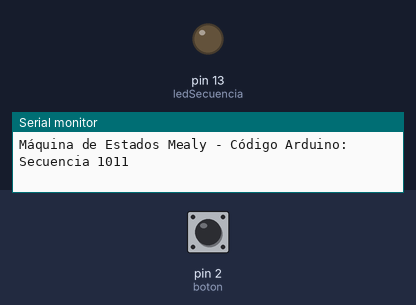
A sketch run on a simulated Arduino Uno, built with avr-gcc and run on an emulated ATmega328P. Shown: output pins drawn as LEDs (lit = HIGH), the last lines printed to the serial monitor. Dashed ring = blinking. The test bench sets the inputs (shaded band); at power-on: pin 2 (boton) LOW.

Above: at 1.2 s.
1.3 s: pin 2 (boton) pulled HIGH for 3.2 s
At 2.29 s:
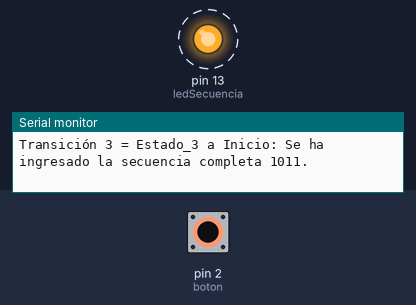
6.0 s: pin 2 (boton) pulled HIGH for 0.15 s
Timing chart, 0 to 9.0 s (numbered marks = the images above; inputs shaded):
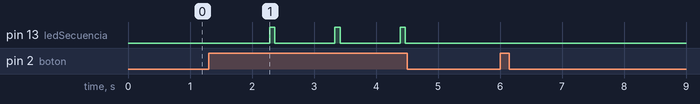

The sketch:

23_1_MaquinaDeEstadoMealy.ino
```cpp
/*23.1.-MAQUINA DE ESTADO FINITO TIPO MEALY: Las FSM (Finite State Machines) están conformadas de
entradas, transiciones y estados, donde cada estado tiene asignada una o varias salidas. Este tipo
de programación es excelente para detectar o ejecutar secuencias.
En la máquina de Mealy las salidas se producen en las transiciones entre estados, por lo que su
velocidad es demasiado rápida, eso es bueno cuando la secuencia ingresada es a través de medios
digitales, pero no cuando se ingresa manualmente.
El estado se refiere a un concepto abstracto que indica como una FSM reacciona automáticamente
a una secuencia de entradas según un flujo prestablecido. Donde un mismo sistema, si se
encuentra en diferente estado, podrá reaccionar de forma distinta a una misma entrada.*/
//DECLARACIÓN DE CONSTANTES:
/*#define: Instrucción utilizada para crear con una directiva una constante global en el programa de
Arduino siguiendo la sintaxis descrita a continuación:
  #define nombreConstante valorConstante*/
#define boton 2         //Botón que acciona la secuencia de la máquina de estados, conectado al pin 2.
#define ledSecuencia 13 //Led que indica cuando la secuencia se ha completado, conectado al pin 13.
//DECLARACIÓN DE VARIABLES:
int estadoPresente = 0;
int transicionEstado = 0;
/*unsigned long: Variable sin signo de 32 bits, puede abarcar números muy grandes de 0 a 4,294,967,295
y su principal uso es el de guardar el tiempo transcurrido durante la ejecución del programa, recopilado
por el metodo millis() posteriormente.*/
unsigned long tiempoFSM = 0;          //Guarda el tiempo transcurrido desde que se prendió el Arduino.
unsigned long tiempoDeEsperaFSM = 0;  //Variable que se actualiza para medir intervalos de tiempo.
int intervaloDuracionEstados = 500;   //Duración de un estado sin pasar automáticamente al otro = 2 s.
int delayAntirrebotes = 200;  //Tiempo de espera que el programa deja pasar como antirrebotes = 150 ms.


//CONFIGURACIÓN DE LOS PINES Y LA COMUNICACIÓN SERIAL:
void setup() {
  /*pinMode(): Método que indica cuales pines del Arduino son entradas y cuales son salidas:
      - primer parámetro: Indica el pin de Arduino que será asignado como salida o entrada.
      - segundo parámetro: Usa la instrucción OUTPUT para indicar que el pin es una salida o
        INPUT para indicar que el pin es una entrada.
  El número del pin que recibe este método como primer parámetro se puede declarar directamente
  como un número o se puede declarar al inicio del programa como una variable.*/
  pinMode(boton, INPUT);          //El botón del pin 2 es una entrada en configuración pull-down.
  /*Resistencia pull-down: Siempre está en nivel lógico bajo (0 lógico) y al ser presionada cambia a ser
  1 lógico.*/
  pinMode(ledSecuencia, OUTPUT);  //El led del pin 13 es una salida.
  /*Serial.begin(baudRate): Este método inicializa la comunicación serial entre la placa Arduino
  y la computadora, además de que configura su velocidad de transmisión dada en unidad de baudios
  (bit trasmitido por segundo) que recibe como su único parámetro:
      - En general, 9600 baudios es una velocidad de transmisión comúnmente utilizada y es
        compatible con la mayoría de los dispositivos y programas.
      - Sin embargo, si se necesita una transferencia de datos más rápida y el hardware/software
        lo admiten, se puede optar por velocidades más altas como 115200 o 57600 baudios.
  Es importante asegurarse de que la velocidad de transmisión especificada coincida con la
  velocidad de comunicación del otro dispositivo al que se conecta el Arduino. Si la velocidad de
  transmisión no coincide, los datos pueden no transmitirse o recibirse correctamente, además lo que
  sea que se quiera imprimir en consola, sin haber ejecutado este método no aparecerá.*/
  Serial.begin(9600);   //Comunicación serial de 9600 baudios, para recibir la secuencia 1011 del botón.
  /*Serial.println(): Método que escribe un mensaje en la consola serial de Arduino, a la cual se puede
  acceder en la esquina superior derecha donde se encuentra una lupa.*/
  Serial.println("Máquina de Estados Mealy - Código Arduino: Secuencia 1011");
}


//EJECUCIÓN DEL PROGRAMA EN UN BUCLE INFINITO: FSM tipo Mealy que identifica la secuencia 1011, la salida no se mantiene estática.
void loop() {
  /*Condicional else if: Con este condicional se evalúa la variable estadoPresente para describir la acción
  que se ejecuta en cada estado y sus transiciones a los siguientes.*/
  //MÁQUINA DE ESTADOS TIPO MEALY: Las salidas de la FSM se declaran en sus transiciones.
  if(estadoPresente == 0){        //Estado 0 = Inicio.
    /*TRANSICIONES DEL Estado de Inicio:*/
    /*Antirrebotes: El código de antirrebotes lo que hace es esperar cierto tiempo después de haber sido
    presionado un botón, para evitar censar falsos pulsos, ya que el botón mecánico rebota después de
    haber sido presionado.*/
    //DELAY ANTIRREBOTES DE 150 MS Y ACTUALIZACIÓN DEL INTERVALO DE TIEMPO PARA EL TEMPORIZADOR DEL ESTADO 1:
    /*millis(): Método que devuelve el tiempo transcurrido en milisegundos, empezando a contar desde que
    se enciende la placa Arduino y no deteniéndose hasta que esta se apague o llegue a su límite, que es
    el mismo dado por el tipo de dato unsigned long: De 0 a 4,294,967,295 milisegundos = 1,193.0464 horas
    49.7102 días = 49 días y 17 horas.
    La función se puede utilizar para detener el programa, sustituyendo al método delay(), la razón de
    ello es que el método delay() detiene completamente la ejecución del programa, mientras que el método
    millis() permite que otros procesos se ejecuten mientras solo una parte del código se pausa.
    Cada que se utilice el método millis, se estará actualizando el tiempo guardado en una variable
    cualquiera, en este caso se guarda en dos variables:
      - tiempoDeEsperaFSM:  Variable que se ejecuta cada que se realice una transición entre estados,
        guardando así el tiempo de duración del estado al que se va a brincar y permitiendo que se
        ejecute el delay del antirrebotes una vez presionado el botón, para que no se capten falsas
        pulsaciones.
      - tiempoFSM:  Variable que guarda el tiempo cuando se inicia cada estado, para así compararlo con
        el tiempo guardado en la variable tiempoDeEsperaFSM y lograr que, pasado un intervalo de tiempo,
        la máquina de estados brinque automáticamente al siguiente estado. Además, se compara también con
        la variable delayAntirrebotes para pausar el programa cierto tiempo, evitando que se capten
        falsas pulsaciones.
    Por lo tanto, con el método millis también se pueden crear temporizadores que mida un tiempo de
    duracion, realizando una simple resta entre dos medidas de tiempo y creando una comparación con un
    operador de mayor o menor que y un condicional if.*/
    tiempoFSM = millis();   //Actualización del tiempo para ejecutar el antirrebotes.
    //DELAY ANTIRREBOTES DE 150 MS:
    /*Con esta instrucción se crea el código antirrebotes, que no deja recopilar datos después de haber
    presionado el botón una vez para no captar falsas pulsaciones.*/
    if(tiempoFSM - tiempoDeEsperaFSM > delayAntirrebotes){
      /*digitalRead(Pin): Lo que hace este método es leer una entrada digital en un pin en específico
      que se indica como su primer parámetro, se puede ver si este valor está en nivel alto con la
      constante HIGH o 1 y si está en su nivel bajo con la constante LOW o 0.*/
      transicionEstado = digitalRead(boton);  //Lectura del boton para ver si es presionado.
      //TRANSICIONES MANUALES DEL ESTADO 0 = Inicio:
      if(transicionEstado == 1){
        //SALIDAS DEL ESTADO 0 = Inicio:
        Serial.println("Transición 0 = Inicio a Estado_1: Se ingresó el primer 1 de la secuencia 1011.");
        /*digitalWrite(Pin, State): Lo que hace este método es mandar una salida digital a un pin en
        específico que se indica como su primer parámetro, en su segundo parámetro se puede mandar la
        constante HIGH para mandar 5V al pin o LOW para mandar 0V, osea no mandar nada.*/
        digitalWrite(ledSecuencia, LOW); //Salida del Estado 1 = Led del Pin 13 Encendido.
        estadoPresente = 1; //Transición manual al Estado 1 cuando se presione el boton.
        tiempoDeEsperaFSM = millis(); //Iniciación del temporizador del Estado 1.
      }
    }
  }else if(estadoPresente == 1){  //ESTADO 1 = Estado_1:
    //DELAY ANTIRREBOTES DE 150 MS Y ACTUALIZACIÓN DEL INTERVALO DE TIEMPO PARA EL ANTIRREBOTES DEL ESTADO 2:
    tiempoFSM = millis();   //Actualización del tiempo de inicio del Estado 1 = uno y para el antirrebotes.
    /*Con esta instrucción se indica que cuando la máquina de estados haya pasado más de cierto tiempo en
    este Estado, automáticamente se pase al Estado siguiente.*/
    //TRANSICIONES AUTOMÁTICAS DEL ESTADO 1 = uno:
    if(tiempoFSM - tiempoDeEsperaFSM > intervaloDuracionEstados){
      //SALIDAS DEL ESTADO 1 = Estado_1:
      Serial.println("Transición 1 = Estado_1 a Estado_2: Se ha ingresado la parte 10 de la secuencia 1011.");
      digitalWrite(ledSecuencia, LOW); //Salida del Estado 2 = Led del Pin 13 Apagado.
      estadoPresente = 2;   //Transición automática al Estado 2 cuando se haya pasado un intervalo de tiempo.
      tiempoDeEsperaFSM = millis(); //Iniciación del temporizador del Estado 2.
    }
  }else if(estadoPresente == 2){  //ESTADO 2 = Estado_2:
    //DELAY ANTIRREBOTES DE 150 MS Y ACTUALIZACIÓN DEL INTERVALO DE TIEMPO PARA EL ANTIRREBOTES DEL ESTADO 3:
    tiempoFSM = millis();   //Actualización del tiempo de inicio del Estado 2 = unoCero y para el antirrebotes.
    /*Con esta instrucción se crea el código antirrebotes, que no deja recopilar datos después de haber
    presionado el botón una vez para no captar falsas pulsaciones.*/
    if(tiempoFSM - tiempoDeEsperaFSM > delayAntirrebotes){
      transicionEstado = digitalRead(boton);  //Lectura del botón para ver si es presionado.
      //TRANSICIONES MANUALES DEL ESTADO 2 = unoCero:
      if(transicionEstado == 1){
        //SALIDAS DEL ESTADO 2 = unoCero:
        Serial.println("Transición 2 = Estado_2 a Estado_3: Se ha ingresado la parte 101 de la secuencia 1011.");
        digitalWrite(ledSecuencia, LOW); //Salida del Estado 3 = Led del Pin 13 Apagado.
        estadoPresente = 3; //Transición manual al Estado 3 cuando se presione el botón.
        tiempoDeEsperaFSM = millis(); //Iniciación del temporizador del Estado 3.
      }
    }
  }else if(estadoPresente == 3){  //ESTADO 3 = Estado_3:
    //DELAY ANTIRREBOTES DE 150 MS Y ACTUALIZACIÓN DEL INTERVALO DE TIEMPO PARA EL ANTIRREBOTES DEL ESTADO 0:
    tiempoFSM = millis();
    /*Con esta instrucción se crea el código antirrebotes, que no deja recopilar datos después de haber
    presionado el botón una vez para no captar falsas pulsaciones.*/
    if(tiempoFSM - tiempoDeEsperaFSM > delayAntirrebotes){
      transicionEstado = digitalRead(boton);  //Lectura del botón para ver si es presionado.
      //TRANSICIONES MANUALES O AUTOMÁTICAS DEL ESTADO 4 = unoCeroUnoUno:
      /*Con esta instrucción se indica que cuando la máquina de estados haya pasado más de cierto tiempo en
      este Estado, automáticamente se pase al Estado Inicial o además que puede hacer la transición si el
      botón es presionado.*/
      if(transicionEstado == 1){
        //SALIDAS DEL ESTADO 4 = unoCeroUnoUno:
        Serial.println("Transición 3 = Estado_3 a Inicio: Se ha ingresado la secuencia completa 1011.");
        digitalWrite(ledSecuencia, HIGH); //Salida del Estado 4 = Led del Pin 13 Encendido.
        //Transición manual al Estado 0 cuando se presione el botón o de forma automática cuando pase cierto tiempo.
        estadoPresente = 0;
      }else if(tiempoFSM - tiempoDeEsperaFSM > intervaloDuracionEstados){
        //SALIDAS DEL ESTADO 4 = unoCeroUnoUno:
        Serial.println("Transición 4 = Estado_3 a Inicio: No se recibió la secuencia completa.");
        digitalWrite(ledSecuencia, LOW); //Salida del Estado 4 = Led del Pin 13 Encendido.
        //Transición manual al Estado 0 cuando se presione el botón o de forma automática cuando pase cierto tiempo.
        estadoPresente = 0;
      }
    }
  }else{
    Serial.println("Estado no disponible");
  }
}
```

Measured:
- after the input at 1.3 s, pin 13 (ledSecuencia): alternates HIGH for 0.09 s and LOW for 0.97 s, starting after 0.98 s
